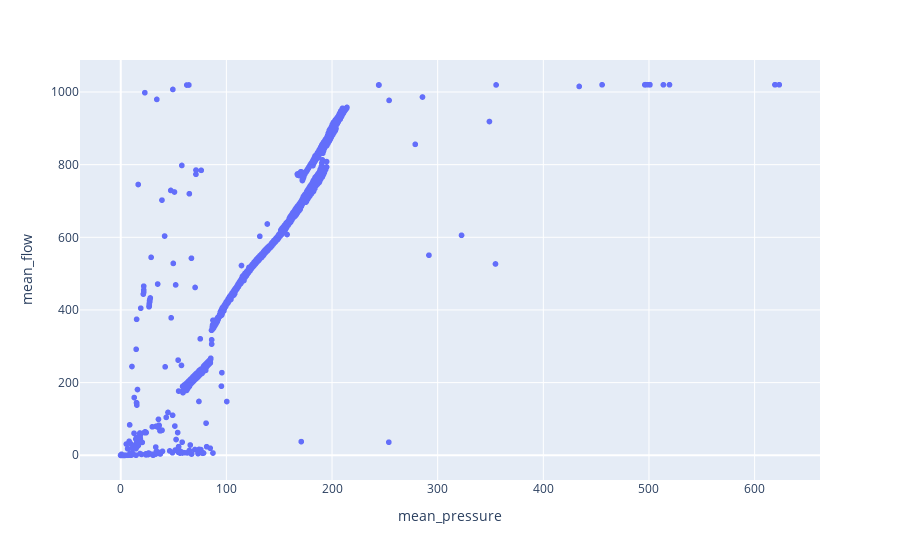

Here is the notebook cell this chart was saved with:
### Code cell
px.scatter(df, x="mean_pressure", y="mean_flow")

### Figure 1 — Plotly figure (JSON) as saved in the notebook; plotly's stock layout.template omitted (floating-point values rounded to 4 significant figures; data arrays with more than 128 entries replaced by an {"elided": "..."} marker saying what was removed)
{"data": [{"hovertemplate": "mean_pressure=%{x}<br>mean_flow=%{y}<extra></extra>", "legendgroup": "", "marker": {"color": "#636efa", "symbol": "circle"}, "mode": "markers", "name": "", "showlegend": false, "type": "scattergl", "x": {"elided": "15841 float values"}, "xaxis": "x", "y": {"elided": "15841 float values"}, "yaxis": "y"}], "layout": {"legend": {"tracegroupgap": 0}, "margin": {"t": 60}, "xaxis": {"anchor": "y", "domain": [0, 1], "title": {"text": "mean_pressure"}}, "yaxis": {"anchor": "x", "domain": [0, 1], "title": {"text": "mean_flow"}}}}
